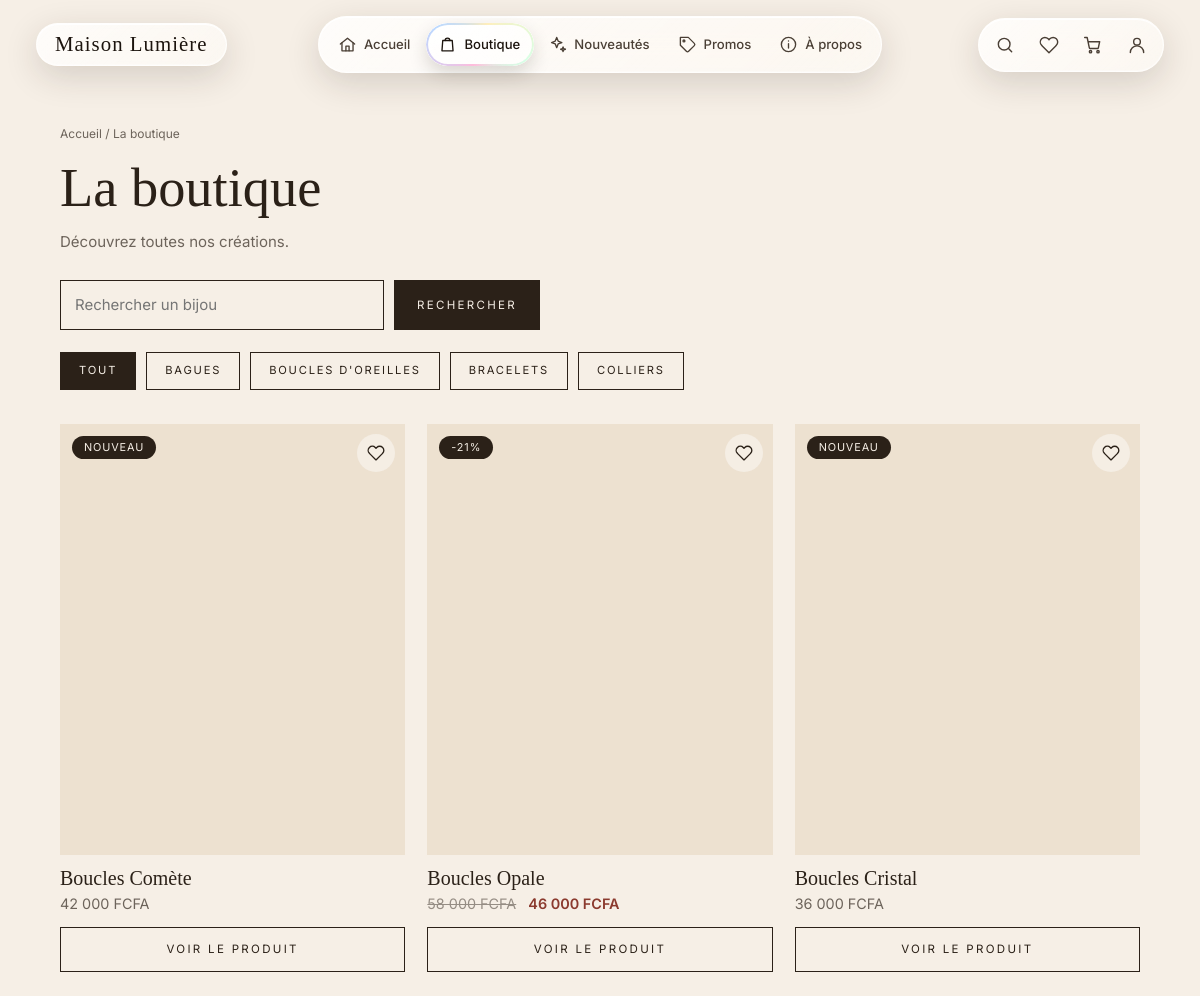
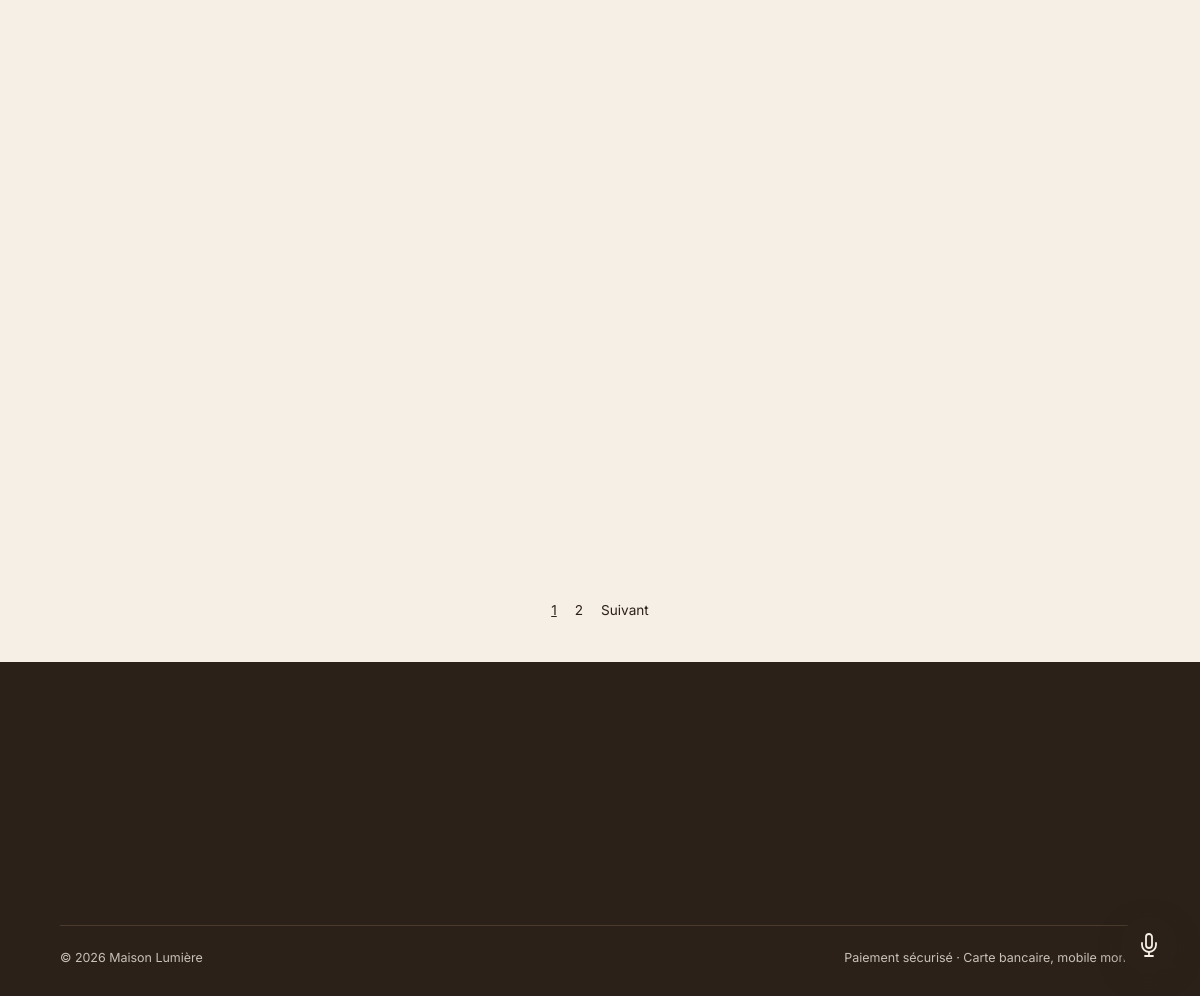
Screenshot of /boutique/ with the database file from the repository (2 pictures, top to bottom).
### produits/models.py (models this page shows, shortened)
class Categorie(models.Model):
    nom = models.CharField(max_length=100, unique=True)
    slug = models.SlugField(max_length=120, unique=True, blank=True)
    description = models.TextField(blank=True)
    image = models.ImageField(upload_to='categories/', blank=True)
    class Meta:
        verbose_name = "catégorie"
        verbose_name_plural = "catégories"
        ordering = ['nom']

class Produit(models.Model):
    categorie = models.ForeignKey(Categorie, on_delete=models.PROTECT, related_name='produits')
    nom = models.CharField(max_length=150)
    slug = models.SlugField(max_length=170, unique=True, blank=True)
    reference = models.CharField("référence", max_length=30, unique=True)
    description = models.TextField(blank=True)
    prix = models.DecimalField("prix (FCFA)", max_digits=10, decimal_places=0)
    prix_promo = models.DecimalField(
        "prix promo (FCFA)", max_digits=10, decimal_places=0, null=True, blank=True
    )
    image = models.ImageField(upload_to='produits/', blank=True)
    stock = models.PositiveIntegerField(default=0)
    seuil_alerte = models.PositiveIntegerField("seuil de stock faible", default=3)
    actif = models.BooleanField("visible dans la boutique", default=True)
    date_creation = models.DateTimeField(auto_now_add=True)
    objects = ProduitQuerySet.as_manager()
    class Meta:
        verbose_name = "produit"
        verbose_name_plural = "produits"
        ordering = ['-date_creation']
    def get_absolute_url(self):
        return reverse('produits:detail', kwargs={'slug': self.slug})
    @property
    def en_promotion(self):
        return self.prix_promo is not None and self.prix_promo < self.prix
    @property
    def remise(self):
        if not self.en_promotion:
            return 0
        return round(100 * (self.prix - self.prix_promo) / self.prix)
    @property
    def est_nouveau(self):
        return self.date_creation >= timezone.now() - timedelta(days=30)
    @property
    def en_rupture(self):
        return self.stock <= 0

### produits/views.py (the view)
# urls.py: path('boutique/', views.liste, name='liste'),
def liste(request):
    return _catalogue(
        request, Produit.objects.disponibles(),
        "La boutique", "Découvrez toutes nos créations.", recherche=True,
    )

### produits/templates/produits/liste.html (shortened to what this page needs)
{% extends 'base.html' %}
{% block contenu %}
<div class="conteneur">
    <p class="fil"><a href="{% url 'accueil:accueil' %}">Accueil</a> / {{ titre }}</p>
    <h1 class="titre-page">{{ titre }}</h1>
    <p class="intro-page">{{ intro }}</p>
    {% if recherche %}
    <form method="get" class="recherche" id="recherche">
        <input type="search" name="q" value="{{ q }}" placeholder="Rechercher un bijou">
        <button type="submit" class="bouton">Rechercher</button>
    </form>
    {% endif %}
    <div class="filtres">
        <a href="?{% if q %}q={{ q|urlencode }}{% endif %}" class="filtre{% if not categorie_active %} actif{% endif %}">Tout</a>
        {% for categorie in categories %}
            <a href="?categorie={{ categorie.slug }}{% if q %}&amp;q={{ q|urlencode }}{% endif %}"
               class="filtre{% if categorie_active == categorie %} actif{% endif %}">{{ categorie.nom }}</a>
        {% endfor %}
    </div>
    {% if page_obj %}
        <div class="grille-produits">
            {% for produit in page_obj %}
                {% include 'produits/_carte.html' %}
            {% endfor %}
        </div>
        {% if page_obj.has_other_pages %}
        <nav class="pagination">
            {% for n in page_obj.paginator.page_range %}
                {% if n == page_obj.number %}
                    <span class="actif">{{ n }}</span>
                {% else %}
                    <a href="?{% if qs %}{{ qs }}&amp;{% endif %}page={{ n }}">{{ n }}</a>
                {% endif %}
            {% endfor %}
            {% if page_obj.has_next %}
                <a href="?{% if qs %}{{ qs }}&amp;{% endif %}page={{ page_obj.next_page_number }}">Suivant</a>
            {% endif %}
        </nav>
        {% endif %}
    {% else %}
        <p class="vide">Aucun produit ne correspond à votre sélection.</p>
    {% endif %}
</div>
{% endblock %}

### templates/base.html (shortened to what this page needs)
{% load static %}
<!DOCTYPE html>
<html lang="fr">
<head>
    <link rel="stylesheet" href="{% static 'css/style.css' %}">
    <link rel="stylesheet" href="{% static 'css/nav-verre.css' %}">
</head>
<body class="{% block classe_body %}{% endblock %}">
    <header class="verre-entete">
        <a href="{% url 'accueil:accueil' %}" class="verre-logo">Maison Lumière</a>
        {% with app=request.resolver_match.app_name page=request.resolver_match.url_name %}
        <nav class="verre" data-verre aria-label="Navigation principale">
            <span class="verre-bulle" aria-hidden="true"></span>
            <a href="{% url 'accueil:accueil' %}" class="verre-lien{% if app == 'accueil' and page == 'accueil' %} actif{% endif %}"{% if app == 'accueil' and page == 'accueil' %} aria-current="page"{% endif %}>
                <svg viewBox="0 0 24 24" aria-hidden="true"><path d="M3 11.5 12 4l9 7.5"/><path d="M5 10v10h14V10"/><path d="M10 20v-6h4v6"/></svg>
                <span>Accueil</span>
            </a>
            <a href="{% url 'produits:liste' %}" class="verre-lien{% if app == 'produits' and page != 'nouveautes' and page != 'promotions' %} actif{% endif %}"{% if app == 'produits' and page != 'nouveautes' and page != 'promotions' %} aria-current="page"{% endif %}>
                <svg viewBox="0 0 24 24" aria-hidden="true"><path d="M6 7h12l1 13H5L6 7z"/><path d="M9 7a3 3 0 0 1 6 0"/></svg>
                <span>Boutique</span>
            </a>
            <a href="{% url 'produits:nouveautes' %}" class="verre-lien{% if app == 'produits' and page == 'nouveautes' %} actif{% endif %}"{% if app == 'produits' and page == 'nouveautes' %} aria-current="page"{% endif %}>
                <svg viewBox="0 0 24 24" aria-hidden="true"><path d="M11 3l1.8 4.7 4.7 1.8-4.7 1.8L11 16l-1.8-4.7L4.5 9.5l4.7-1.8z"/><path d="M19 15l.8 2.2 2.2.8-2.2.8L19 21l-.8-2.2-2.2-.8 2.2-.8z"/></svg>
                <span>Nouveautés</span>
            </a>
            <a href="{% url 'produits:promotions' %}" class="verre-lien{% if app == 'produits' and page == 'promotions' %} actif{% endif %}"{% if app == 'produits' and page == 'promotions' %} aria-current="page"{% endif %}>
                <svg viewBox="0 0 24 24" aria-hidden="true"><path d="M20.6 13.4 13.4 20.6a2 2 0 0 1-2.8 0L3 13V3h10l7.6 7.6a2 2 0 0 1 0 2.8z"/><circle cx="7.5" cy="7.5" r="1.2"/></svg>
                <span>Promos</span>
            </a>
            <a href="{% url 'accueil:a_propos' %}" class="verre-lien{% if app == 'accueil' and page == 'a_propos' %} actif{% endif %}"{% if app == 'accueil' and page == 'a_propos' %} aria-current="page"{% endif %}>
                <svg viewBox="0 0 24 24" aria-hidden="true"><circle cx="12" cy="12" r="9"/><path d="M12 11v5.5"/><path d="M12 7.6v.1"/></svg>
                <span>À propos</span>
            </a>
        </nav>
        <div class="verre-outils">
            <a href="{% url 'produits:liste' %}#recherche" class="verre-icone verre-icone--recherche" aria-label="Recherche" title="Recherche">
                <svg viewBox="0 0 24 24" aria-hidden="true"><circle cx="11" cy="11" r="7"/><path d="m20 20-3.5-3.5"/></svg>
            </a>
            <a href="{% url 'favoris:liste' %}" class="verre-icone{% if app == 'favoris' %} actif{% endif %}" aria-label="Favoris" title="Favoris">
                <svg viewBox="0 0 24 24" aria-hidden="true"><path d="M20.8 4.6a5.5 5.5 0 0 0-7.8 0L12 5.7l-1-1.1a5.5 5.5 0 0 0-7.8 7.8l1 1.1L12 21.2l7.8-7.7 1-1.1a5.5 5.5 0 0 0 0-7.8z"/></svg>
            </a>
            <a href="{% url 'panier:voir' %}" class="verre-icone{% if app == 'panier' %} actif{% endif %}" aria-label="Panier" title="Panier">
                <svg viewBox="0 0 24 24" aria-hidden="true"><circle cx="9" cy="20" r="1.4"/><circle cx="18" cy="20" r="1.4"/><path d="M2 3h3l2.6 12.4a1 1 0 0 0 1 .8h8.8a1 1 0 0 0 1-.8L20 8H6"/></svg>
            </a>
            <a href="{% url 'utilisateurs:tableau_bord' %}" class="verre-icone{% if app == 'utilisateurs' or app == 'commandes' %} actif{% endif %}" aria-label="Compte" title="Compte">
                <svg viewBox="0 0 24 24" aria-hidden="true"><circle cx="12" cy="8" r="4"/><path d="M4 21c0-4.4 3.6-8 8-8s8 3.6 8 8"/></svg>
            </a>
        </div>
        {% endwith %}
    </header>
    <main>
        {% block contenu %}{% endblock %}
    </main>
    <footer class="pied">
        <div class="conteneur">
            <div class="pied-grille">
            </div>
            <div class="pied-bas">
                <span>&copy; 2026 Maison Lumière</span>
                <span>Paiement sécurisé · Carte bancaire, mobile money</span>
            </div>
        </div>
    </footer>
    {% include 'assistant/_widget.html' %}
</body>
</html>

### produits/templates/produits/_carte.html (shortened to what this page needs)
<article class="produit" id="produit-{{ produit.pk }}">
    <form method="post" action="{% url 'favoris:basculer' produit.pk %}" class="favori-form">
        <button type="submit" class="btn-favori{% if produit.pk in favoris_ids %} actif{% endif %}"
                aria-label="{% if produit.pk in favoris_ids %}Retirer {{ produit.nom }} des favoris{% else %}Ajouter {{ produit.nom }} aux favoris{% endif %}"
                title="{% if produit.pk in favoris_ids %}Retirer des favoris{% else %}Ajouter aux favoris{% endif %}">
            <svg viewBox="0 0 24 24" aria-hidden="true">
                <path d="M20.8 4.6a5.5 5.5 0 0 0-7.8 0L12 5.7l-1-1.1a5.5 5.5 0 0 0-7.8 7.8l1 1.1L12 21.2l7.8-7.7 1-1.1a5.5 5.5 0 0 0 0-7.8z"/>
            </svg>
        </button>
    </form>
    <a href="{{ produit.get_absolute_url }}" class="produit-visuel">
        {% if produit.image %}
            <img src="{{ produit.image.url }}" alt="{{ produit.nom }}" loading="lazy" decoding="async">
        {% else %}
            <span>Photo</span>
        {% endif %}
        {% if produit.en_rupture %}
            <span class="pastille">Épuisé</span>
        {% elif produit.en_promotion %}
            <span class="pastille">-{{ produit.remise }}%</span>
        {% elif produit.est_nouveau %}
            <span class="pastille">Nouveau</span>
        {% endif %}
    </a>
    <h3><a href="{{ produit.get_absolute_url }}">{{ produit.nom }}</a></h3>
    <p class="prix">
        {% if produit.en_promotion %}
            <s>{{ produit.prix|floatformat:"0g" }} FCFA</s>
            <span class="prix-promo">{{ produit.prix_promo|floatformat:"0g" }} FCFA</span>
        {% else %}
            {{ produit.prix|floatformat:"0g" }} FCFA
        {% endif %}
    </p>
    <a href="{{ produit.get_absolute_url }}" class="bouton bouton-contour bouton-plein">Voir le produit</a>
</article>

### assistant/templates/assistant/_widget.html (shortened to what this page needs)
{% load static %}
{% if assistant_actif %}
<link rel="stylesheet" href="{% static 'css/assistant.css' %}">
<div id="assistant" class="assistant" data-etat="repos"
     data-csrf="{{ csrf_token }}"
     data-url-message="{% url 'assistant:message' %}"
     data-url-voix="{% url 'assistant:voix' %}">
    <button type="button" id="assistant-bouton" class="assistant-bouton"
            aria-label="Parler à l'assistant vocal" title="Assistant vocal">
        <svg viewBox="0 0 24 24" aria-hidden="true">
            <path d="M12 1a3 3 0 0 0-3 3v8a3 3 0 0 0 6 0V4a3 3 0 0 0-3-3z"/>
            <path d="M19 10v2a7 7 0 0 1-14 0v-2"/>
            <line x1="12" y1="19" x2="12" y2="23"/>
            <line x1="8" y1="23" x2="16" y2="23"/>
        </svg>
    </button>
</div>
{% endif %}

### rows the page displays
Categorie: nom "BAGUES"
Categorie: nom "BOUCLES D'OREILLES"
Categorie: nom "BRACELETS"
Categorie: nom "COLLIERS"
Produit: image (picture), stock "NOUVEAU", nom "Boucles Comète", prix "42 000"
Produit: image (picture), remise "21", nom "Boucles Opale", prix "58 000", prix_promo "46 000"
Produit: image (picture), stock "NOUVEAU", nom "Boucles Cristal", prix "36 000"

### other values shown
{{ titre }} "La boutique"
{{ intro }} "Découvrez toutes nos créations."
{{ n }} "1"
{{ n }} "2"
